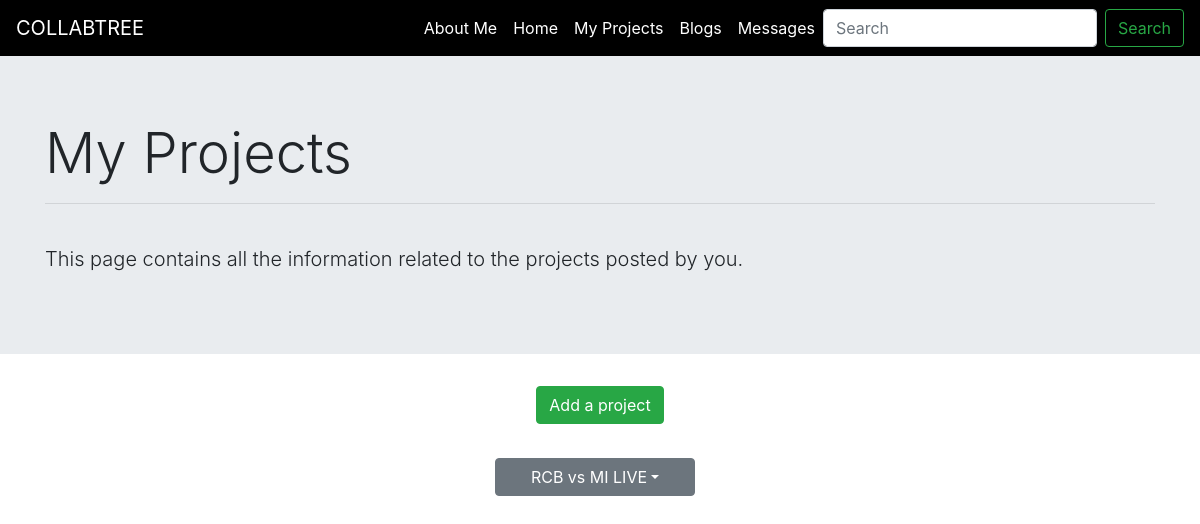
The page /my_projects (signed in) on the database as committed earlier.
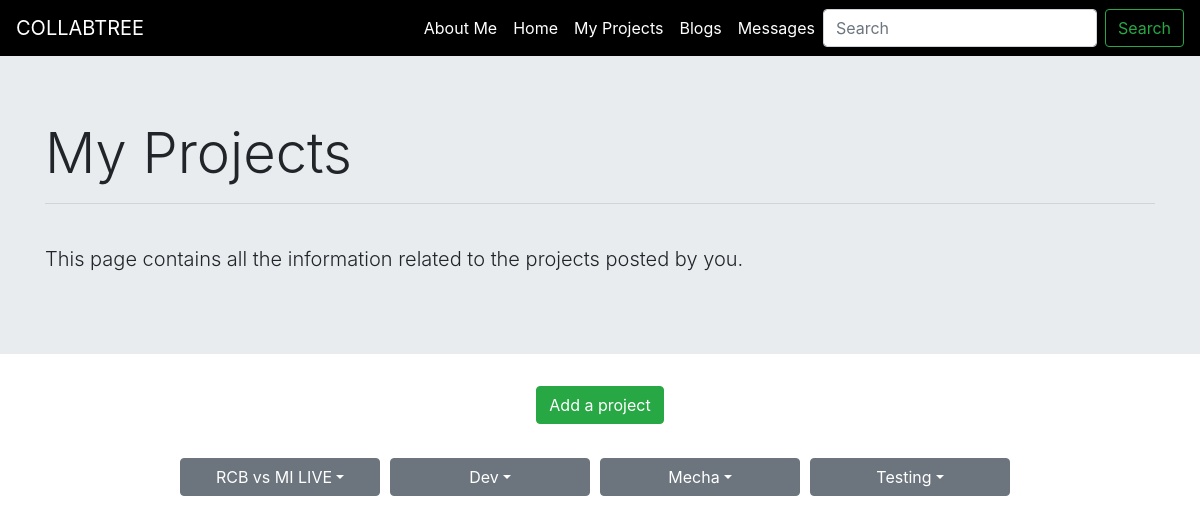
The same page on the database as committed later.
### backend/models.py (models this page shows, shortened)
class Project(models.Model):
    category = models.CharField(max_length=30, blank=True, null=True)
    status = models.CharField(max_length=100, blank=True)
    title = models.CharField(max_length=200,blank=True)
    description = models.TextField(max_length=400,blank=True)
    owner = models.ForeignKey(UserAttribs, on_delete = models.CASCADE, related_name="owner")
    duration = models.IntegerField(blank=True, null=True)
    assigned_user = models.ForeignKey(UserAttribs, on_delete = models.CASCADE, related_name="assigned_user", null=True, blank=True)
    stipend = models.IntegerField(blank=True, null=True)
    applied_users = models.ManyToManyField(UserAttribs,  null=True, blank=True)
    tags_requirement = TaggableManager()
    project_questions = models.OneToOneField(Project_Question,on_delete=models.CASCADE,null=True, blank=True)

### backend/views.py (the view)
# urls.py: path('my_projects',views.my_projects, name='my_projects'),
def my_projects(request, message=None):
    project_objects = Project.objects.all()
    project_list=[]
    for project in project_objects:
        if project.owner == UserAttribs.objects.get(user=request.user):
            applied_users = project.applied_users.all()
            project_list.append({'project':project,'applied_users':applied_users})
    return render(request, 'My Projects/myProjects.html' ,{'project_list': project_list})

### backend/models.py (called while the page is built)
    def __str__(self):
        return self.user.username

### templates/My Projects/myProjects.html (shortened to what this page needs)
<html lang="en">
<head>
  <link rel="stylesheet" href="https://maxcdn.bootstrapcdn.com/bootstrap/4.0.0/css/bootstrap.min.css">
</head>
<body>
    <nav class="navbar navbar-expand-lg navbar-light navbar-custom" style="background-color: black;">
        <a class="navbar-brand navbar-color" style="color: white;" href="#">COLLABTREE</a>
        <div class="collapse navbar-collapse" style="background-color: black;" id="NavbarCollapsedContent">
          <ul class="navbar-nav ml-auto">
            <li class="nav-item">
              <a class="nav-link active" style="color: white;" href="{% url 'profile' %}">About Me</a>
            </li>
            <li class="nav-item">
              <a class="nav-link navbar-color" style="color: white;" href="#">Home</a>
            </li>
            <li class="nav-item">
              <a class="nav-link navbar-color" style="color: white;" href="#">My Projects</a>
            </li>
            <li class="nav-item">
              <a class="nav-link navbar-color" style="color: white;" href="{% url 'blogs' %}">Blogs</a>
            </li>
            <li class="nav-item">
              <a class="nav-link navbar-color" style="color: white;" href="#">Messages</a>
            </li>
          </ul>
          <form class="form-inline my-2 my-lg-0">
            <input
              class="form-control mr-sm-2"
              type="search"
              placeholder="Search"
              aria-label="Search"
            />
            <button class="btn btn-outline-success my-2 my-sm-0" type="submit">
              Search
            </button>
          </form>
        </div>
      </nav>
      <div class="jumbotron jumbotron-fluid">
        <div class="container">
          <h2 class="display-4">My Projects</h2>
          <hr>
            <br>
          <p class="lead">This page contains all the information related to the projects posted by you.</p>
        </div>
      </div>
      <button type="button" style="margin: 0 auto ;" class="btn btn-success"><a href="{% url 'project_form' %}">Add a project</a></button>
      <br>
      <section class="containerr">
      <div class="my-projects">
        {% for project in project_list %}
        <span class="dropdown">
            <span class="btn btn-secondary dropdown-toggle dropdown-btn" type="button" id="dropdownMenuButton1" data-bs-toggle="dropdown"  data-toggle="dropdown">{{project.project.title}}</span>
          </span>
        </div>
        {% endfor %}
    </section>
</body>
</html>

### templates/My Projects/myProjects.html (style rules this page uses)
button a { color: white; }
.btn-success { display:flex; align-items:center; justify-content:center; margin-top:100px; }
.dropdown-btn { width: 200px; margin: 10px; margin-left: 0; }
.dropdown { display:flex; }
.containerr { display:flex; flex-wrap:wrap; justify-content:center; }

Rows that differ between the two databases and show on the page:
added Project: project "Dev"
added Project: project "Mecha"
added Project: project "Testing"
